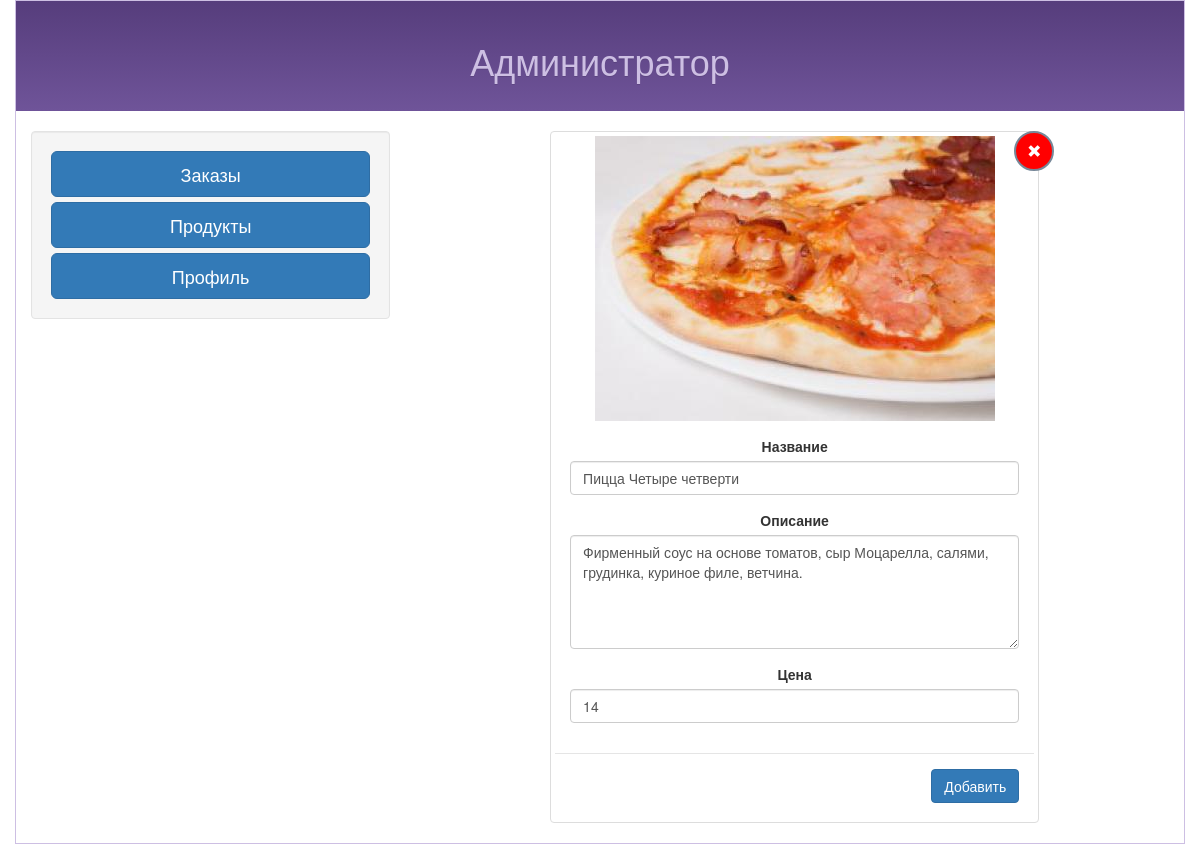
Screenshot of /admin/product.php?id=3 with the database file from the repository.
### tables this page shows
CREATE TABLE `pizza` (
  `id` int(11) NOT NULL,
  `name` varchar(255) NOT NULL,
  `description` text NOT NULL,
  `prise` float NOT NULL,
  `icon` text NOT NULL
);

### utils/DB.php (called while the page is built, shortened)
<?php
class DB
{
    private static $db = null;
    private $connection;
    private function __construct()
    {
        $this->connection = new mysqli(self::DB_HOST,self::DB_USER_NAME,self::DB_USER_PASSWORD,self::DB_NAME);
        $this->connection->query("SET lc_time_names = 'ru_RU'");
        $this->connection->query("SET NAMES 'utf8'");
    }
    public static function getDB()
    {
        if (self::$db == null) {
            self::$db = new DB();
        }
        return self::$db;
    }
    public function getArrayFromTableWhere($tableName,$key,$value){
        $sql = "SELECT * FROM $tableName WHERE $key='$value'";
        $result = $this->connection->query($sql);
        $array = array();
        while($row = $result->fetch_assoc()){
            $array[] = $row;
        }
        return $array;
    }
}

### repositories/ProductsRepository.php (called while the page is built, shortened)
<?php
class ProductsRepository
{
    public function getProductByProductId($productId){
        $array = DB::getDB()->getArrayFromTableWhere(self::TABLE_NAME,'id',$productId);
        $prod =  new Product;
        $prod->setProductId($array[0]["id"]);
        $prod->setName($array[0]["name"]);
        $prod->setIcons($array[0]["icon"]);
        $prod->setPrice($array[0]["prise"]);
        $prod->setDescription($array[0]["description"]);
        return $prod;
    }
}

### models/Product.php (called while the page is built, shortened)
<?php
class Product
{
    private $name;
    private $icons;
    private $price;
    private $description;
    public function setName($name)
    {
        $this->name = $name;
    }
    public function getName()
    {
        return $this->name;
    }
    public function setIcons($icons)
    {
        $this->icons = $icons;
    }
    public function getIcons()
    {
        return $this->icons;
    }
    public function setPrice($price)
    {
        $this->price = $price;
    }
    public function getPrice()
    {
        return $this->price;
    }
    public function setDescription($description)
    {
        $this->description = $description;
    }
    public function getDescription()
    {
        return $this->description;
    }
}

### admin/adminViews/product.php (the view, shortened to what this page needs)
<div class="col-sm-8 col-xs-12">
    <div class="row">
        <div class="col-xs-offset-2 col-xs-8">
            <div class="thumbnail">
                <img src="<?php echo IMG_PATH.$product->getIcons();?>" alt="">
                <form action="../events/updateProduct.php" id="addItemForm" method="post" enctype="multipart/form-data">
                    <div class="modal-body">
                        <div class="form-group">
                            <label for="addItemForm1">Название</label>
                            <input value="<?php echo $product->getName();?>" name="name" type="text" class="form-control" id="addItemForm1" placeholder="Название">
                        </div>
                        <div class="form-group">
                            <label for="addItemForm2">Описание</label>
                            <textarea rows="5" name="description" class="form-control" id="addItemForm2" placeholder="Описание"><?php echo $product->getDescription();?></textarea>
                        </div>
                        <div class="form-group">
                            <label for="addItemForm2">Цена</label>
                            <input value="<?php echo $product->getPrice();?>" type="text" name="price" class="form-control" id="addItemForm2" placeholder="Цена">
                        </div>
                    </div>
                    <div class="modal-footer">
                        <input type="submit" name="default" class="btn btn-primary" value="Добавить"/>
                    </div>
                </form>
                <form action="../events/removeProduct.php"  method="post" enctype="multipart/form-data">
                    <button type="submit" class="gg pull-left">
                        <span class="glyphicon glyphicon-remove" aria-hidden="true"></span>
                    </button>
                </form>
            </div>
        </div>
    </div>
</div>

### src/css/profil.css (style rules this page uses)
.thumbnail { text-align: center; }

### admin/adminViews/product.php (style rules this page uses)
.gg { position: absolute; top:0; right:0; width: 40px; height:40px; border-radius: 50%; border: 2px solid lightslategray; color:white; background-color: red; }

### rows the page displays
pizza: icon (picture), name "Пицца Четыре четверти", description "Фирменный соус на основе томатов, сыр Моцарелла, салями, грудинка, куриное филе, ветчина.", price "14"
